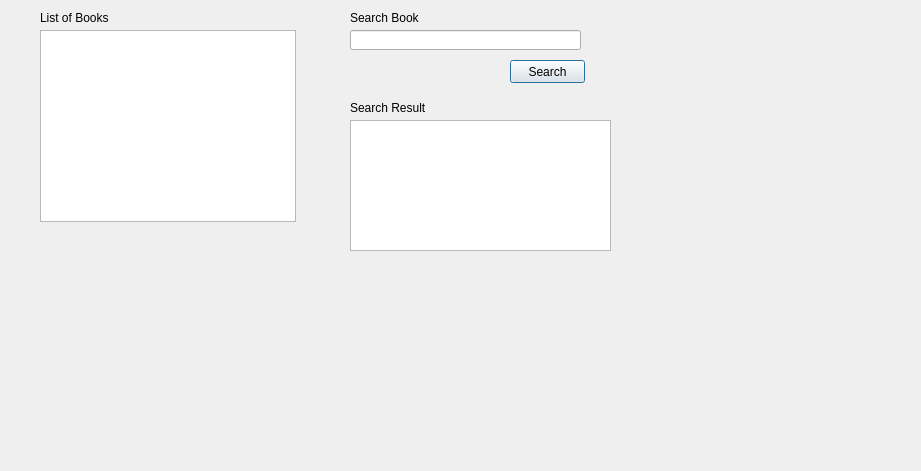
<?xml version="1.0" encoding="UTF-8"?>
<ui version="4.0">
 <class>userWindow</class>
 <widget class="QDialog" name="userWindow">
  <property name="geometry">
   <rect>
    <x>0</x>
    <y>0</y>
    <width>921</width>
    <height>471</height>
   </rect>
  </property>
  <property name="windowTitle">
   <string>Dialog</string>
  </property>
  <widget class="QLabel" name="label">
   <property name="geometry">
    <rect>
     <x>40</x>
     <y>10</y>
     <width>71</width>
     <height>16</height>
    </rect>
   </property>
   <property name="text">
    <string>List of Books</string>
   </property>
  </widget>
  <widget class="QLineEdit" name="lineEdit">
   <property name="geometry">
    <rect>
     <x>350</x>
     <y>30</y>
     <width>231</width>
     <height>20</height>
    </rect>
   </property>
  </widget>
  <widget class="QLabel" name="label_2">
   <property name="geometry">
    <rect>
     <x>350</x>
     <y>10</y>
     <width>71</width>
     <height>16</height>
    </rect>
   </property>
   <property name="text">
    <string>Search Book</string>
   </property>
  </widget>
  <widget class="QPushButton" name="pushButton">
   <property name="geometry">
    <rect>
     <x>510</x>
     <y>60</y>
     <width>75</width>
     <height>23</height>
    </rect>
   </property>
   <property name="text">
    <string>Search</string>
   </property>
  </widget>
  <widget class="QLabel" name="label_3">
   <property name="geometry">
    <rect>
     <x>350</x>
     <y>100</y>
     <width>81</width>
     <height>16</height>
    </rect>
   </property>
   <property name="text">
    <string>Search Result</string>
   </property>
  </widget>
  <widget class="QTableWidget" name="tableWidget">
   <property name="geometry">
    <rect>
     <x>350</x>
     <y>120</y>
     <width>261</width>
     <height>131</height>
    </rect>
   </property>
  </widget>
  <widget class="QTableWidget" name="tableWidget_2">
   <property name="geometry">
    <rect>
     <x>40</x>
     <y>30</y>
     <width>256</width>
     <height>192</height>
    </rect>
   </property>
  </widget>
 </widget>
 <resources/>
 <connections/>
</ui>
